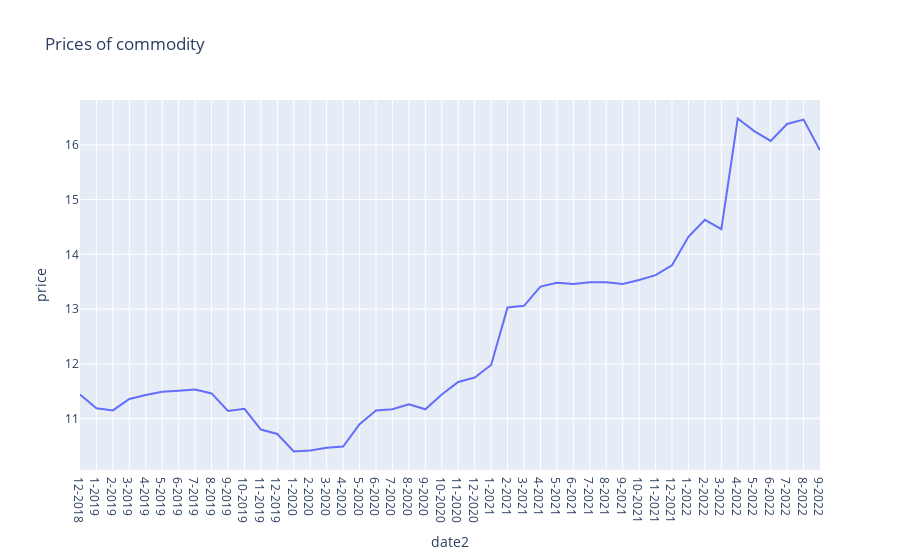

Source (notebook cell):
### Code cell
plot_commodity_price("Wheat flour")

### Figure 1 — Plotly figure (JSON) as saved in the notebook; plotly's stock layout.template omitted (floating-point values rounded to 4 significant figures)
{"data": [{"hovertemplate": "date2=%{x}<br>price=%{y}<extra></extra>", "legendgroup": "", "line": {"color": "#636efa", "dash": "solid"}, "marker": {"symbol": "circle"}, "mode": "lines", "name": "", "orientation": "v", "showlegend": false, "type": "scatter", "x": ["12-2018", "1-2019", "2-2019", "3-2019", "4-2019", "5-2019", "6-2019", "7-2019", "8-2019", "9-2019", "10-2019", "11-2019", "12-2019", "1-2020", "2-2020", "3-2020", "4-2020", "5-2020", "6-2020", "7-2020", "8-2020", "9-2020", "10-2020", "11-2020", "12-2020", "1-2021", "2-2021", "3-2021", "4-2021", "5-2021", "6-2021", "7-2021", "8-2021", "9-2021", "10-2021", "11-2021", "12-2021", "1-2022", "2-2022", "3-2022", "4-2022", "5-2022", "6-2022", "7-2022", "8-2022", "9-2022"], "xaxis": "x", "y": [11.44, 11.19, 11.15, 11.36, 11.43, 11.49, 11.51, 11.53, 11.46, 11.14, 11.18, 10.8, 10.72, 10.4, 10.42, 10.47, 10.49, 10.9, 11.15, 11.17, 11.26, 11.17, 11.44, 11.67, 11.75, 11.98, 13.03, 13.06, 13.41, 13.48, 13.46, 13.49, 13.49, 13.46, 13.53, 13.62, 13.8, 14.32, 14.63, 14.46, 16.48, 16.25, 16.07, 16.38, 16.46, 15.9], "yaxis": "y"}], "layout": {"autosize": true, "legend": {"tracegroupgap": 0}, "title": {"text": "Prices of commodity"}, "xaxis": {"anchor": "y", "autorange": true, "domain": [0, 1], "range": [0, 45], "title": {"text": "date2"}, "type": "category"}, "yaxis": {"anchor": "x", "autorange": true, "domain": [0, 1], "range": [10.06, 16.82], "title": {"text": "price"}, "type": "linear"}}}
